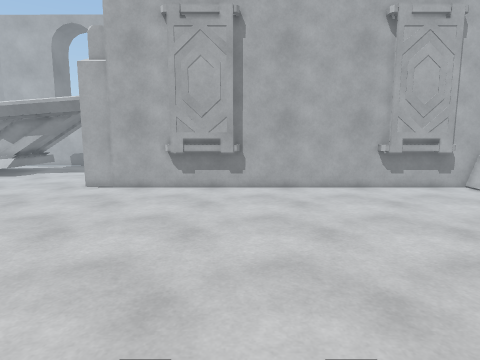
View 1 (above)

17 first-person views from a walk through a Unity game level. The camera is 1.4 m above the floor, tilts 8° down and sees 75° across. The floor is counted in squares, 0.5 m on a side. Each view is taken from the middle of a square. On the plan, view 1 faces up. The plan holds only what a view shows up to about 20 squares ahead; the rest is blank. The place goes on beyond the plan. Surface patterns are stand-ins for the level's own textures.

View 2
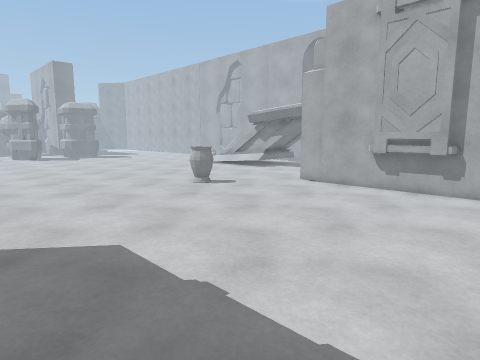

View 3
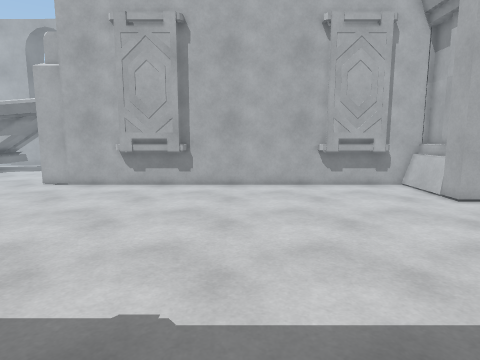

View 4
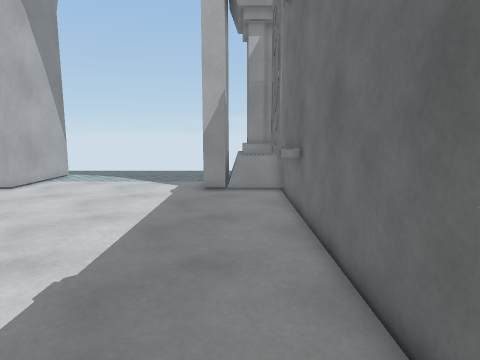

View 5
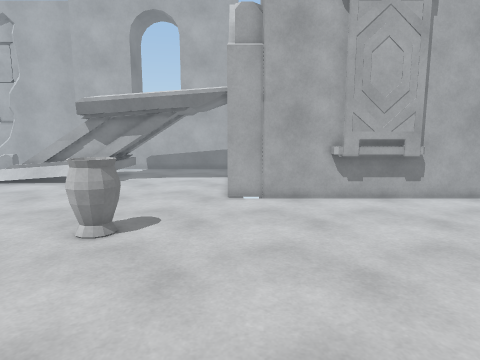

View 6
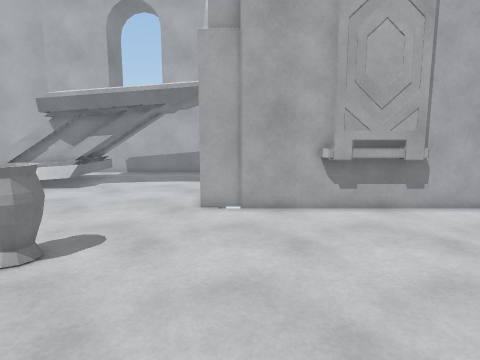

View 7
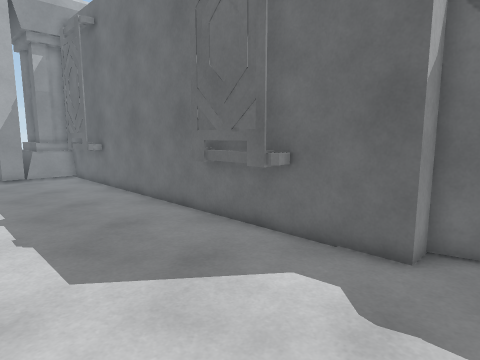

View 8
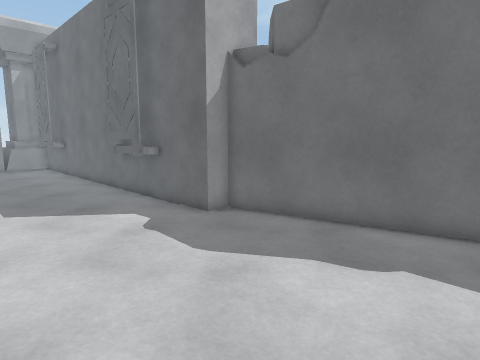

View 9
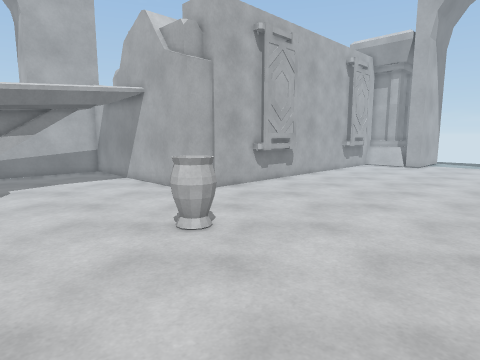

View 10
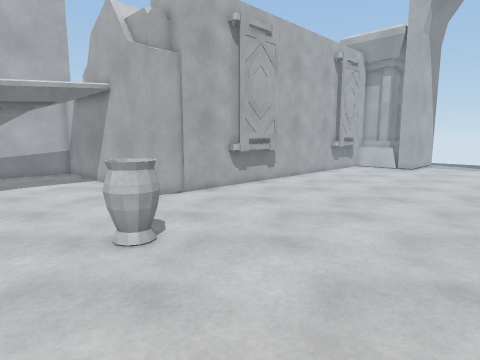

View 11
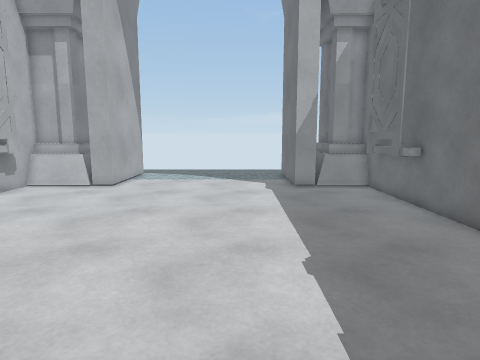

View 12
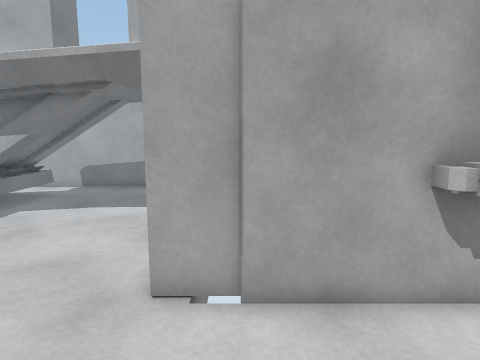

View 13
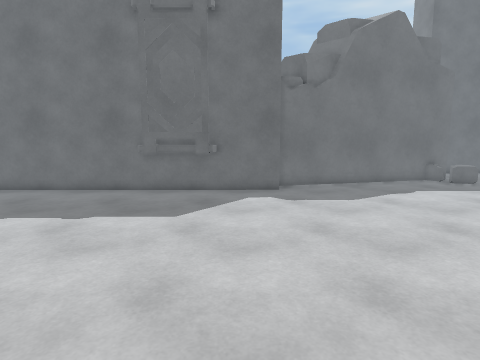

View 14
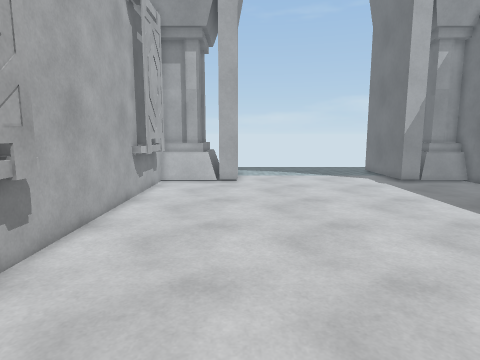

View 15
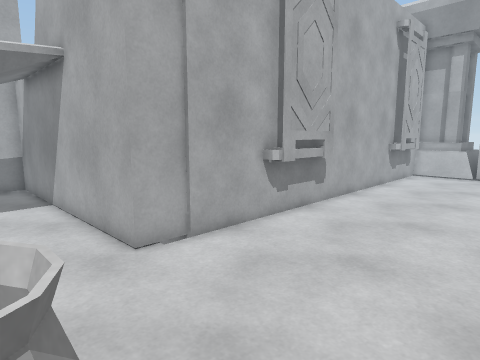

View 16
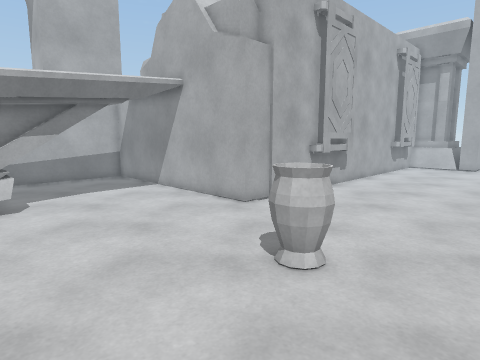

View 17
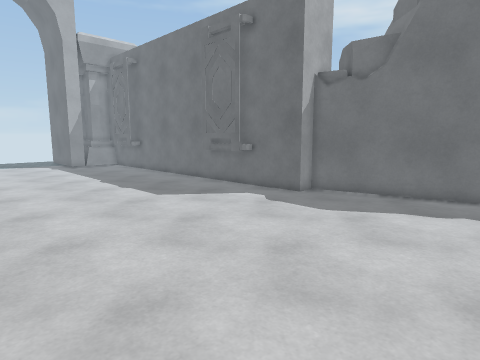

### Floor plan
Points are (right, up) in squares from view 1. A wall is a line through its corners. A room is listed if a view was taken in it or the views show most of it. See-through windows are left out.
Room 1 (views 1, 2, 3, 4, 5, 6, 7, 8, 9, 10, 11, 12, 13, 14, 15, 16, 17)
walls: (13.5, 12.1) (12.4, 12.1) (12.4, 13.4); (12.4, 0.8) (12.4, 1.9) (13.5, 1.9); (12.5, 17) (-8.6, 17) (-8.6, 25.5); (-18.6, -5.6) (-9.1, -3.3) (-9.1, -2.3) (12.5, -2.3)
objects: other object (-18, 22) to (-14, 25); other object (-18, 23) to (-17, 23); other object (-13, 11) to (-12, 13); other object (-13, 23); flag (-5, -2) to (-3, -1); flag (-4, 16) to (0, 17); flag (8, -2) to (10, -1); flag (8, 16) to (11, 17); other object (13, -2) to (13, 0); other object (13, 14) to (13, 17)

Positions as (right, up) in squares from view 1, and headings:
1: (0, 0), facing up
2: (3, 0), facing up-left
3: (3, -1), facing up
4: (-4, 0), facing right
5: (-8, 3), facing up
6: (-7, 5), facing up
7: (-11, 5), facing down-right
8: (-18, 5), facing down-right
9: (-18, 4), facing up-right
10: (-16, 4), facing up-right
11: (-5, 5), facing right
12: (-7, 12), facing up
13: (-7, 14), facing down
14: (-7, 12), facing right
15: (-12, 10), facing up-right
16: (-18, 8), facing up-right
17: (-18, 11), facing down-right
